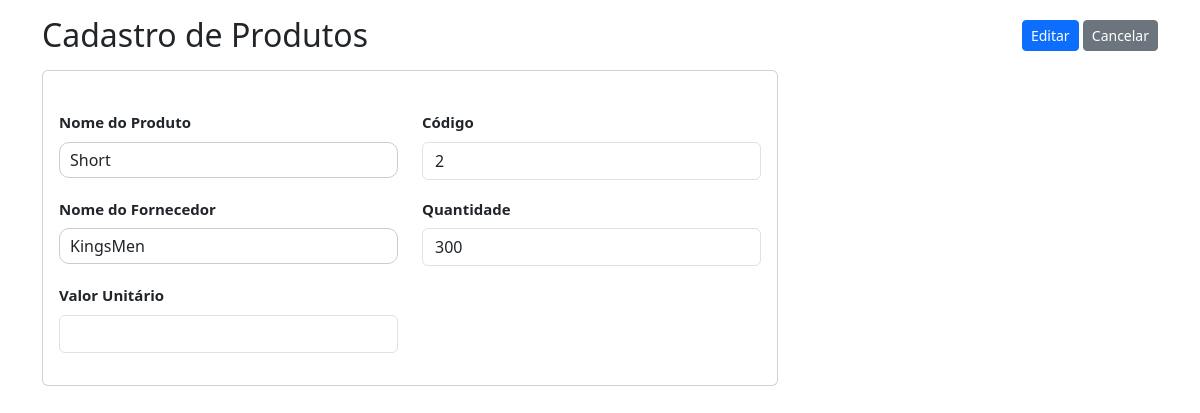
Page /edita/5 on the committed database.
### produtos/models.py (models this page shows, shortened)
class Produto(models.Model):
    usuario = models.ForeignKey(User, on_delete=models.CASCADE)
    nome_produto = models.CharField(max_length=200)
    codigo_produto = models.IntegerField()
    quantidade_produto = models.IntegerField()
    nome_fornecedor = models.CharField(max_length=100)
    valor_unitario = models.FloatField()
    date_produto = models.DateTimeField(default=datetime.now, blank=True)

### produtos/views.py (the view)
# urls.py: path('edita/<int:produto_id>', edita_produto, name='edita_produto'),
def edita_produto(request, produto_id):
    produto = get_object_or_404(Produto, pk=produto_id)
    produto_a_editar = { 'produto' : produto }
    return render(request, 'edita_produto.html', produto_a_editar)

### templates/edita_produto.html (shortened to what this page needs)
{% load static %}
<!DOCTYPE html>
<html lang="en">
<head>
  <link href="{% static '/css/bootstrap_cadastro.css' %}" rel="stylesheet">
  <link href="{% static '/css/cadastro_produto.css' %}" rel="stylesheet">
</head>
  <body>
    <div class="container-fluid">
        <div class="container">
          <div class="d-flex justify-content-between align-items-lg-center py-3 flex-column flex-lg-row">
            <h2 class="h2 mb-3 mb-lg-0">Cadastro de Produtos</h2>
            <div class="hstack gap-3">
              <form action="{% url 'atualiza_produto' %}" method="POST">
              <button class="btn btn-primary btn-sm btn-icon-text" type="submit">Editar</button>
              <a class="btn btn-secondary btn-sm btn-icon-text" href="{% url 'estoque' %}">Cancelar</a>
            </div>
          </div>
          <div class="row">
            <div class="col-lg-8">
              <div class="card mb-4">
                <div class="card-body">
                  <div class="row">
                    <div class="col-lg-6">
                      <div class="mb-3">
                        <label class="form-label">Nome do Produto</label>
                        <input type="text" class="form-control" name="nome_produto" value="{{produto.nome_produto}}" required>
                      </div>
                    </div>
                    <div class="col-lg-6">
                      <div class="mb-3">
                        <label class="form-label">Código</label>
                        <input type="number" class="form-control" name="codigo_produto" value="{{produto.codigo_produto}}" required>
                      </div>
                    </div>
                  </div>
                  <div class="row">
                    <div class="col-lg-6">
                      <div class="mb-3">
                        <label class="form-label">Nome do Fornecedor</label>
                        <input type="text" class="form-control"  method="POST" name="nome_fornecedor" value="{{produto.nome_fornecedor}}" required>
                      </div>
                    </div>
                    <div class="col-lg-6">
                      <div class="mb-3">
                        <label class="form-label">Quantidade</label>
                        <input type="number" class="form-control" name="quantidade_produto" value="{{produto.quantidade_produto}}" required>
                      </div>
                    </div>
                  </div>
                  <div class="row">
                    <div class="col-lg-6">
                      <div class="mb-3">
                        <label class="form-label">Valor Unitário</label>
                        <input type="number" class="form-control" name="valor_unitario" value="{{produto.valor_unitario}}" required>
                      </div>
                    </div>
                  </div>
          </div>
        </div>
    </div>
  </body>
</html>

### setup/static/css/cadastro_produto.css (style rules this page uses)
label { font-size: 15px; font-weight: bold; margin-bottom: 10px; display: block; }
input[type="text"], input[type="email"], input[type="password"] { width: 100%; padding: 5px 10px; margin-bottom: 20px; border: 1px solid #ccc; border-radius: 10px; }

### rows in the picture
Produto: nome_produto "Short", codigo_produto "2", nome_fornecedor "KingsMen", quantidade_produto "300"
